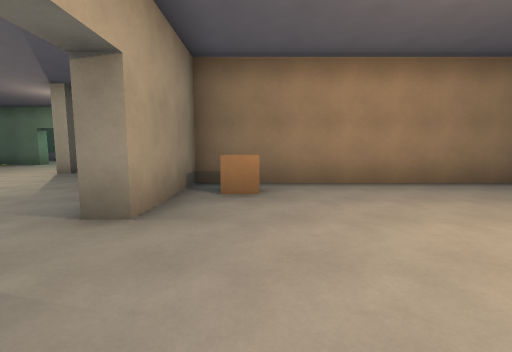
View 1 (above)

16 first-person views from a walk through a 3-D level made in the Godot game engine. The camera is 1.4 m above the floor, tilts 6° down and sees 90° across. The floor is counted in squares, 2 m on a side. Each view is taken from the middle of a square. On the plan, view 1 faces up. The plan holds only what a view shows up to about 9 squares ahead; the rest is blank. The place goes on beyond the plan. Characters and animated objects are left out.

View 2
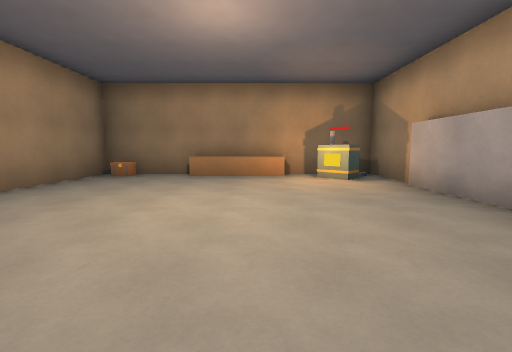

View 3
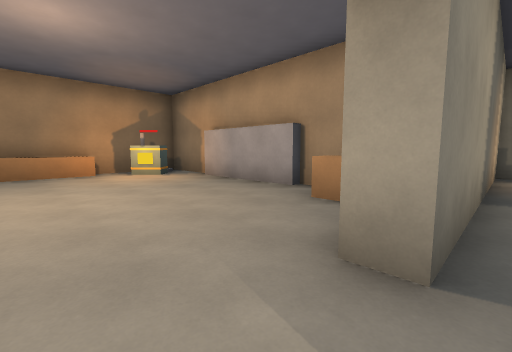

View 4
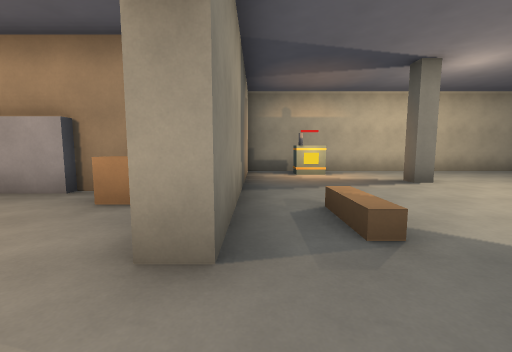

View 5
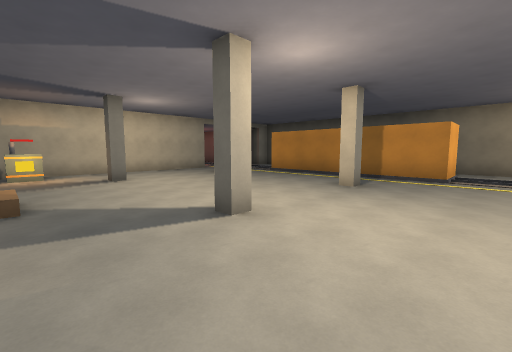

View 6
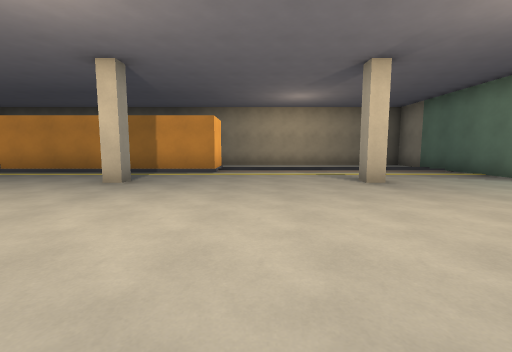

View 7
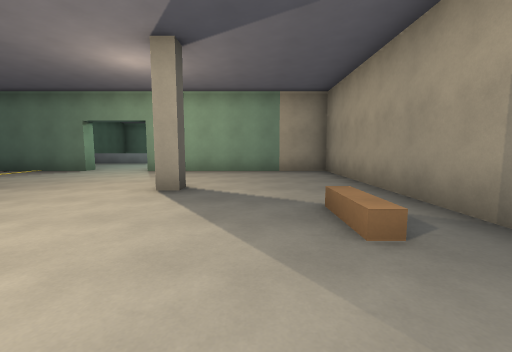

View 8
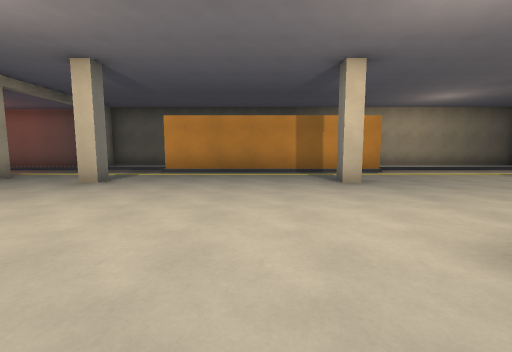

View 9
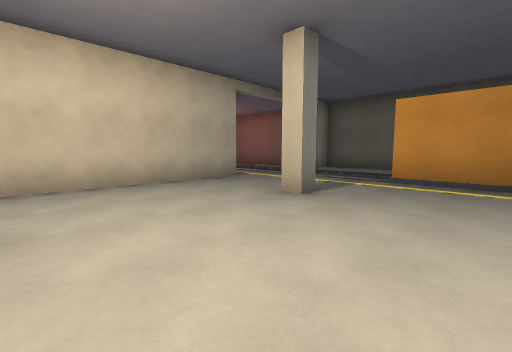

View 10
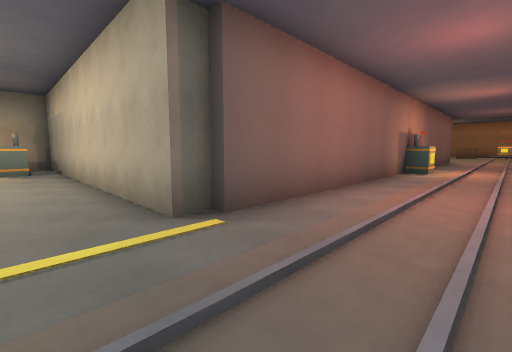

View 11
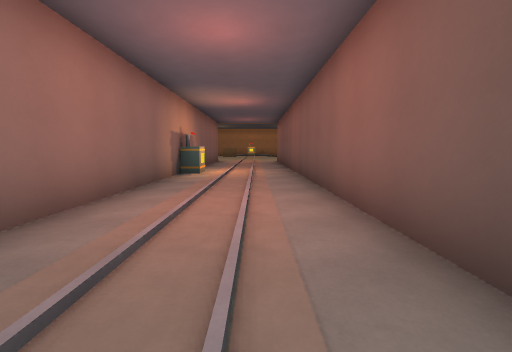

View 12
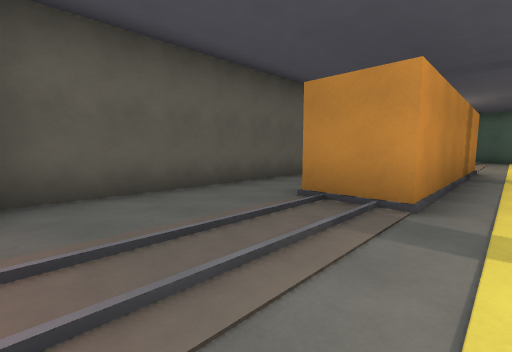

View 13
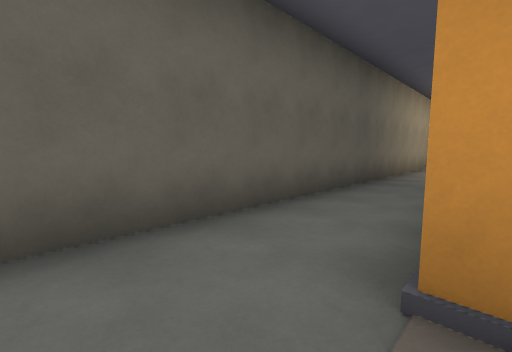

View 14
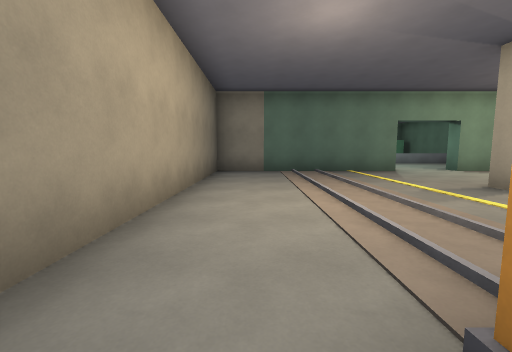

View 15
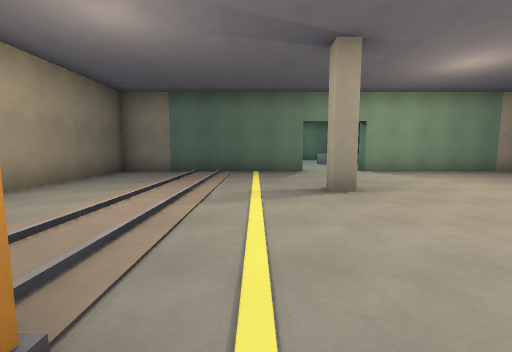

View 16
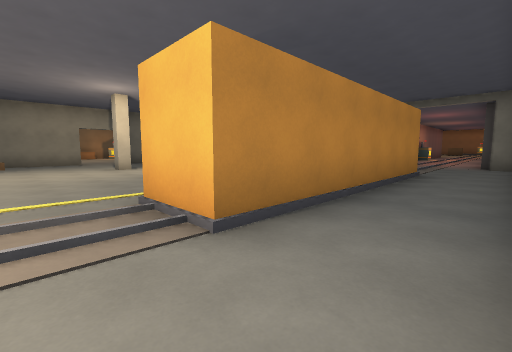

### Floor plan
Key: @ floor where view 1 was taken; # wall or solid block; . floor; / step, stairs or slope; = window, fence, low wall or low ledge; P pillar; C crate; H chest; B block; O other object.
Columns run from 16 left of view 1 to 7 right of it. Each row starts with its distance up from view 1.
 12 ###    ..    ###
 11 #.#####..#####.#
 10 #..//..........#
  9 #..//..........#
  8 #..//..........#
  7 #..//..P...P...#
  6 #..//......../.#########
  5 #..//......../.#.......#
  4 #..//..........#C.....H#
  3 #..##..........#.......#
  2 #..##..P...P..........=#
  1 #..##.................=#
  0 #..##......../.#@......#
 -1 #..##......../.#.....B.#
 -2 #..##..........#C####..#
 -3 #..//..........#    ####
 -4 #..//..P...P...#
 -5 #..//.......BO.#
 -6 #..//..........#
 -7 ##.//.##########
 -8  #.//.#
 -9  #.//.#
-10  #.//.#
-11  #.//.#
-12  #.//.#
-13  #.//.#
-14  #./.B

Positions as (right, up) in squares from view 1, and headings:
1: (0, 0), facing up
2: (-1, 1), facing right
3: (-2, 2), facing down-right
4: (-2, 2), facing down
5: (-3, 5), facing down-left
6: (-4, 5), facing left
7: (-4, 3), facing up
8: (-4, 0), facing left
9: (-6, -1), facing down-left
10: (-13, -5), facing down-right
11: (-13, -6), facing down
12: (-11, -6), facing up-left
13: (-13, -4), facing up-left
14: (-14, 3), facing up
15: (-11, 3), facing up
16: (-15, 5), facing down-right
